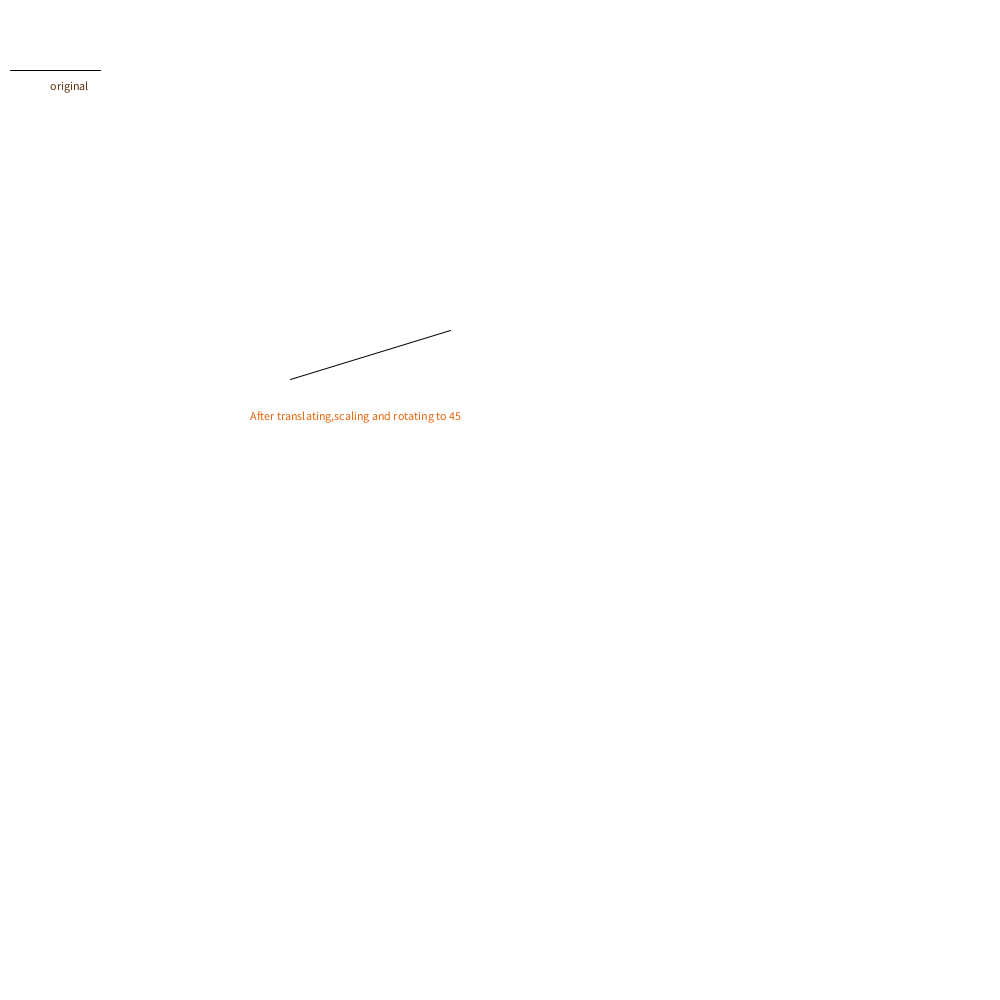
Frame 1 (no input)
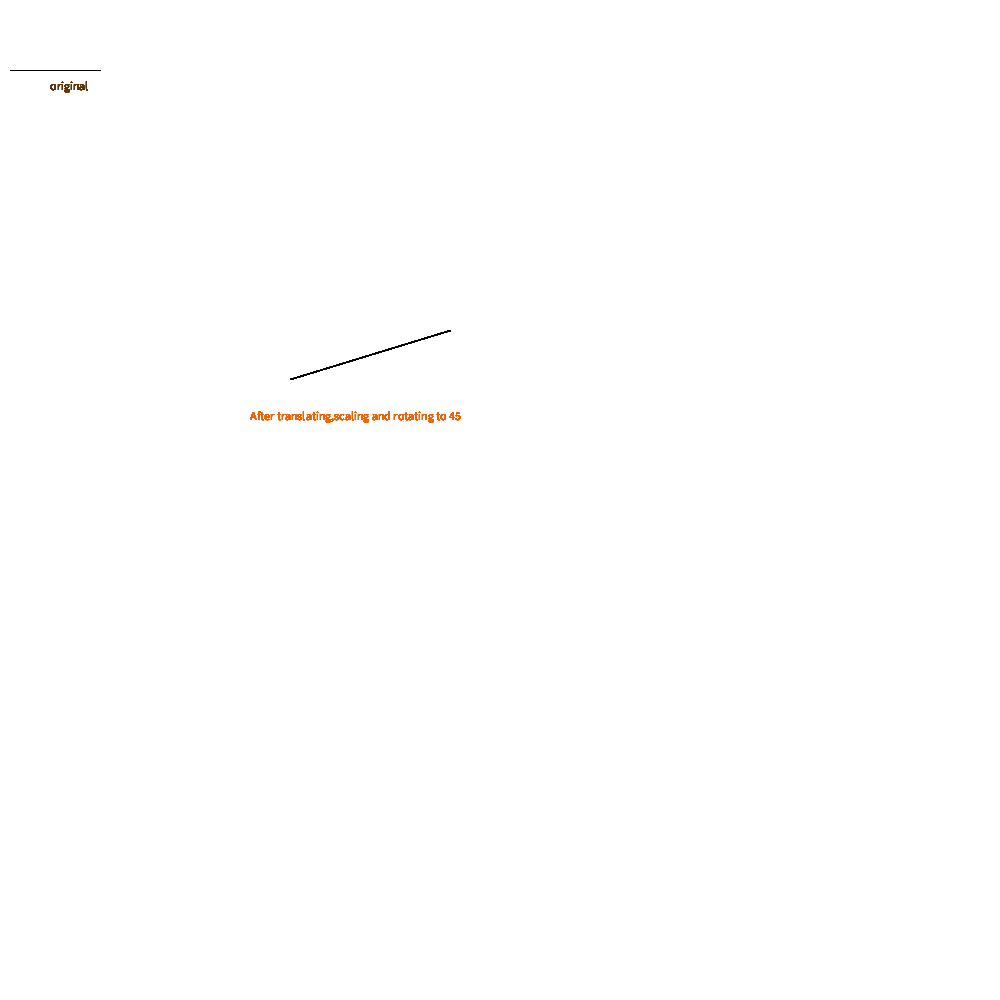
Frame 60 (the mouse pressed at the canvas centre just before this capture)
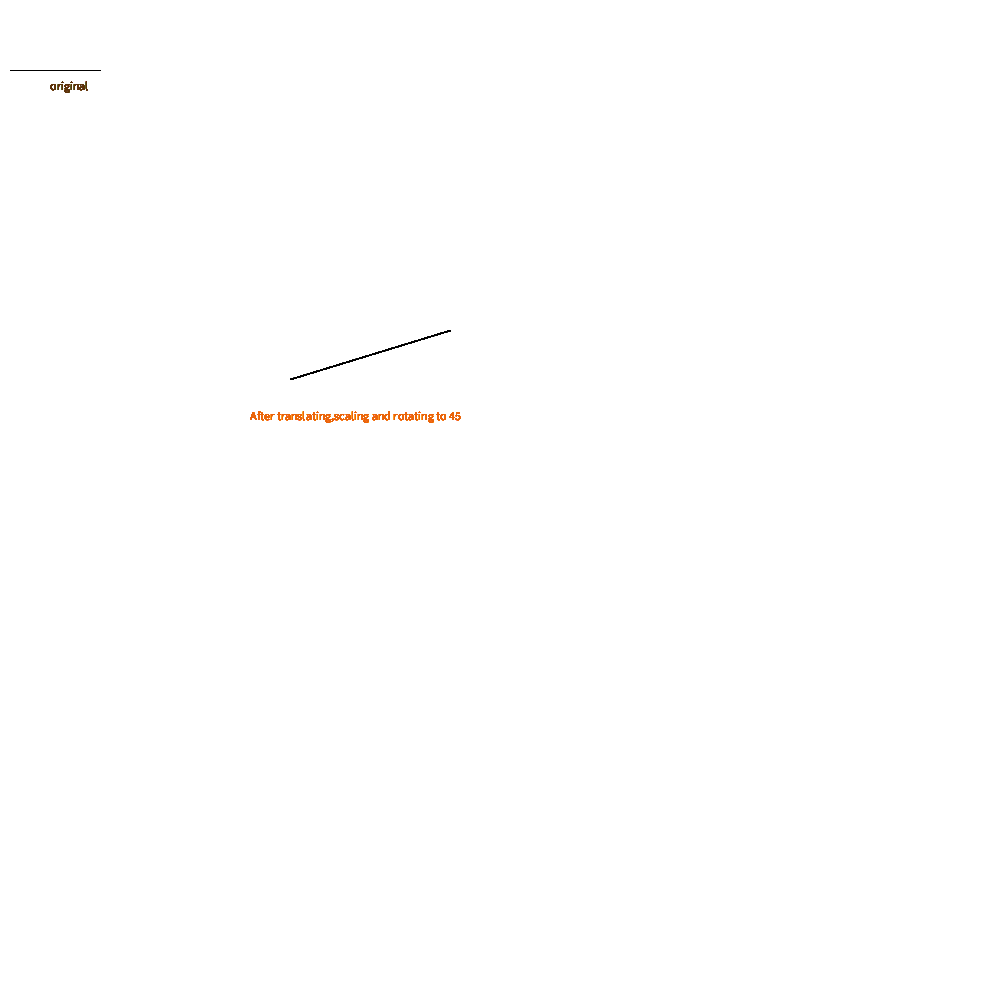
Frame 120 (the mouse held since frame 60 and released just before this capture)

The Processing sketch that drew these frames (run headless with seeded random() and noise(); from frame 60 on, the mouse is pressed at the canvas centre):

// Processing sketch: lab6e
// ── lab6e.pde
void setup()
{
size(1000,1000);
background(255);

}
void draw()
{
 
 int sx=3,sy=3;
 int tx=150,ty=120;
 float angle=45;
scaling_rotation_trans(tx,ty,sx,sy,angle);
 
}
void scaling_rotation_trans(int tx,int ty,int sx,int sy,float angle)
{  
 int x1=10,x2=100,y1=70,y2=70;
 fill(93,50,10);
text("original",50,90);
line(x1,y1,x2,y2);
int x3=(x1*sx);
int x5=(x2*sx);
int y3=(y1*sy);
int y5=(y2*sy);
float ang=(angle*3.14)/180;
float x4=(((x5-x3)*cos(angle))-((y5-y3)+sin(angle)));
float y4=(((x5-x3)*sin(angle))-((y5-y3)+cos(angle)));
x5=x5+tx;
x4=x4+tx;
y5=y5+ty;
y4=y4+tx;
fill(233,100,10);
text("After translating,scaling and rotating to 45",250,420);
line(x5,y5,x4,y4);
}
